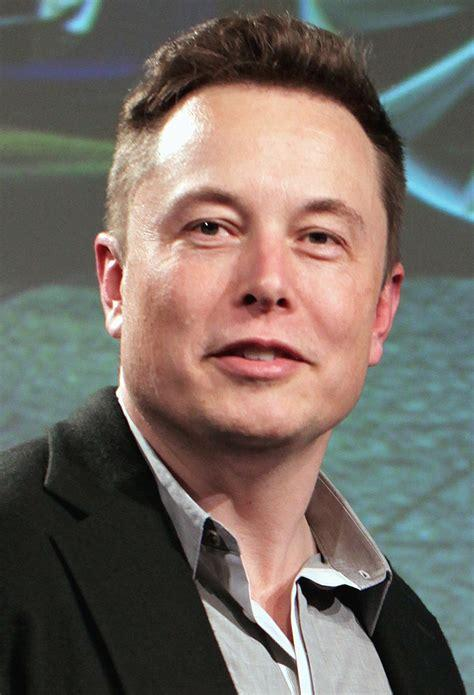
#> input picture images/musk0.jpg, 474 x 695 px
$ python method3.py ../images/musk0.jpg ../images/musk1.jpg
#> lines starting #> are read from the running program, lines starting #| are printed output that depends on the picture
import numpy as np
import cv2 as cv
import matplotlib.pyplot as plt
import sys
img1 = cv.imread(sys.argv[1],cv.IMREAD_GRAYSCALE)          # queryImage
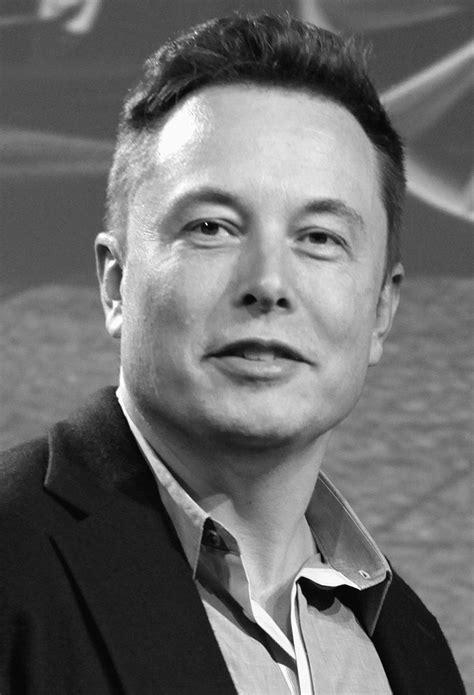
#> img1: shape (695, 474); min 0, max 255, mean 108.4
img2 = cv.imread(sys.argv[2],cv.IMREAD_GRAYSCALE) # trainImage
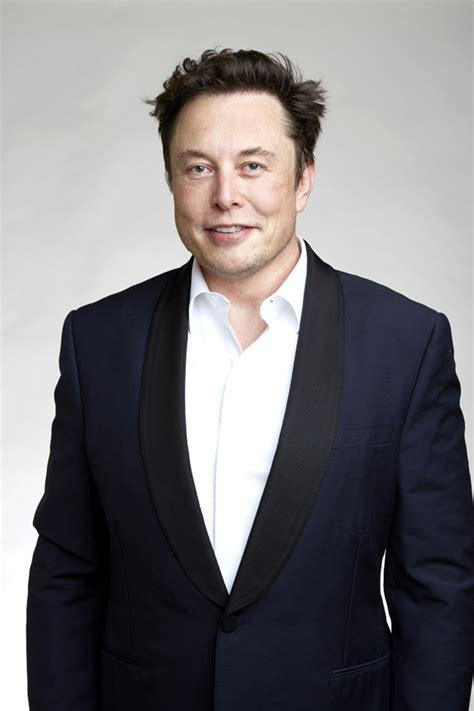
#> input picture images/musk1.jpg, 474 x 711 px
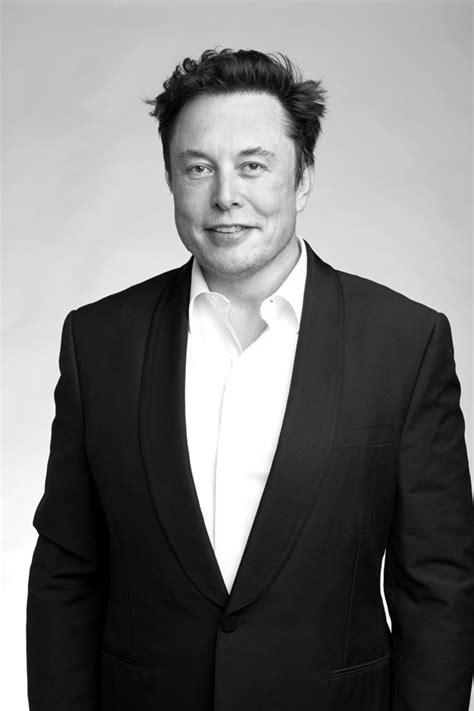
#> img2: shape (711, 474); min 0, max 255, mean 119.7
# Initiate SIFT detector
sift = cv.SIFT_create()
# find the keypoints and descriptors with SIFT
kp1, des1 = sift.detectAndCompute(img1,None)
#> kp1 = 687 keypoints; strongest (x, y, size): (328, 577, 15.3), (304, 583, 8.7), (318, 597, 18.6), (292, 641, 3.3)
kp2, des2 = sift.detectAndCompute(img2,None)
#> kp2 = 317 keypoints; strongest (x, y, size): (122, 363, 91.7), (305, 242, 2), (172, 106, 28), (305, 118, 31)
# FLANN parameters
FLANN_INDEX_KDTREE = 1
index_params = dict(algorithm = FLANN_INDEX_KDTREE, trees = 5)
search_params = dict(checks=50)   # or pass empty dictionary
flann = cv.FlannBasedMatcher(index_params,search_params)
matches = flann.knnMatch(des1,des2,k=2)
#> matches = 687 matches
# Need to draw only good matches, so create a mask
matchesMask = [[0,0] for i in range(len(matches))]
#> matchesMask = 687 pairs, first value 0 to 0, second value 0 to 0
# ratio test as per Lowe's pape
good=0
for i,(m,n) in enumerate(matches):
    if m.distance < 0.7*n.distance:
        good+=1
        matchesMask[i]=[1,0]
#> after the loop, good = 12; matchesMask = 687 pairs, first value 0 to 1, second value 0 to 0
draw_params = dict(matchColor = (0,255,0),
                   singlePointColor = (255,0,0),
                   matchesMask = matchesMask,
                   flags = cv.DrawMatchesFlags_DEFAULT)
#> draw_params = 4 items
print(len(matches))
#| 687
print(good)
#| 12
img3 = cv.drawMatchesKnn(img1,kp1,img2,kp2,matches,None,**draw_params)
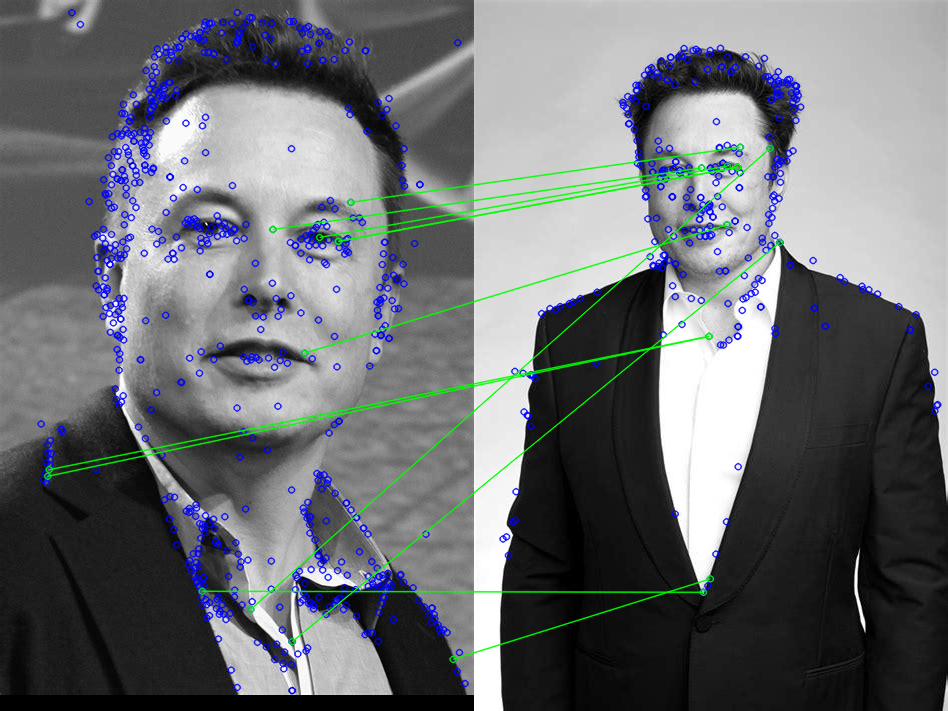
#> img3: shape (711, 948, 3); mean of channels 0, 1, 2 114.9, 110.9, 107.9; drawn as B, G, R
plt.imshow(img3,),plt.show()
print(len(matches) + good)
#| 699

# need to make some mathematical model
